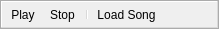
<?xml version="1.0" encoding="UTF-8"?>
<ui version="4.0">
 <class>PlayBar</class>
 <widget class="QToolBar" name="PlayBar">
  <property name="geometry">
   <rect>
    <x>0</x>
    <y>0</y>
    <width>219</width>
    <height>24</height>
   </rect>
  </property>
  <action name="actionPlay">
   <property name="text">
    <string>Play</string>
   </property>
   <property name="toolTip">
    <string>Play</string>
   </property>
   <property name="shortcut">
    <string>Ctrl+P</string>
   </property>
  </action>
  <action name="actionStop">
   <property name="text">
    <string>Stop</string>
   </property>
   <property name="toolTip">
    <string>Stop</string>
   </property>
   <property name="shortcut">
    <string>Ctrl+S</string>
   </property>
  </action>
  <action name="actionLoadSong">
   <property name="text">
    <string>Load Song</string>
   </property>
   <property name="toolTip">
    <string>Load Song</string>
   </property>
  </action>
  <addaction name="actionPlay"/>
  <addaction name="actionStop"/>
  <addaction name="separator"/>
  <addaction name="actionLoadSong"/>
 </widget>
 <resources/>
 <connections/>
</ui>
